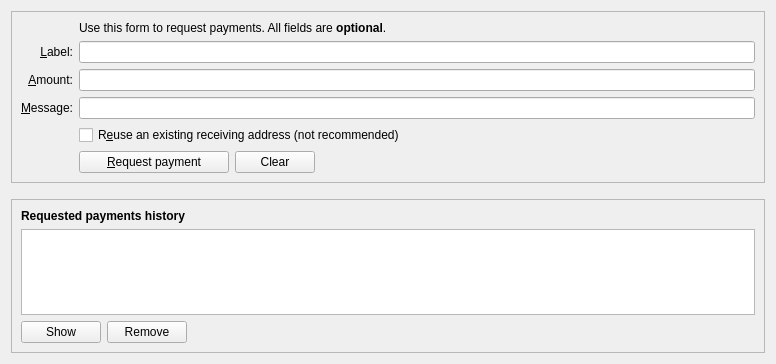
<?xml version="1.0" encoding="UTF-8"?>
<ui version="4.0">
 <class>ReceiveCoinsDialog</class>
 <widget class="QWidget" name="ReceiveCoinsDialog">
  <property name="geometry">
   <rect>
    <x>0</x>
    <y>0</y>
    <width>776</width>
    <height>364</height>
   </rect>
  </property>
  <layout class="QVBoxLayout" name="verticalLayout" stretch="0,0,1">
   <item>
   <widget class="QFrame" name="frame2">
    <property name="sizePolicy">
      <sizepolicy hsizetype="Preferred" vsizetype="Expanding">
        <horstretch>0</horstretch>
        <verstretch>0</verstretch>
      </sizepolicy>
    </property>
    <property name="frameShape">
      <enum>QFrame::StyledPanel</enum>
    </property>
    <property name="frameShadow">
      <enum>QFrame::Sunken</enum>
    </property>
    <layout class="QVBoxLayout" name="verticalLayout_3">
    <item>
    <layout class="QGridLayout" name="gridLayout">
     <item row="7" column="2">
      <widget class="QCheckBox" name="reuseAddress">
       <property name="toolTip">
        <string>Reuse one of the previously used receiving addresses. Reusing addresses has security and privacy issues. Do not use this unless re-generating a payment request made before.</string>
       </property>
       <property name="text">
        <string>R&amp;euse an existing receiving address (not recommended)</string>
       </property>
      </widget>
     </item>
     <item row="7" column="0">
      <widget class="QLabel" name="label_4">
       <property name="text">
        <string/>
       </property>
      </widget>
     </item>
     <item row="6" column="0">
      <widget class="QLabel" name="label_3">
       <property name="toolTip">
        <string>An optional message to attach to the payment request, which will be displayed when the request is opened. Note: The message will not be sent with the payment over the Kryptohash network.</string>
       </property>
       <property name="text">
        <string>&amp;Message:</string>
       </property>
       <property name="alignment">
        <set>Qt::AlignRight|Qt::AlignTrailing|Qt::AlignVCenter</set>
       </property>
       <property name="buddy">
        <cstring>reqMessage</cstring>
       </property>
      </widget>
     </item>
     <item row="4" column="2">
      <widget class="QLineEdit" name="reqLabel">
       <property name="toolTip">
        <string>An optional label to associate with the new receiving address.</string>
       </property>
      </widget>
     </item>
     <item row="6" column="2">
      <widget class="QLineEdit" name="reqMessage">
       <property name="toolTip">
        <string>An optional message to attach to the payment request, which will be displayed when the request is opened. Note: The message will not be sent with the payment over the Kryptohash network.</string>
       </property>
      </widget>
     </item>
     <item row="2" column="2">
      <widget class="QLabel" name="label_5">
       <property name="text">
        <string>Use this form to request payments. All fields are &lt;b&gt;optional&lt;/b&gt;.</string>
       </property>
      </widget>
     </item>
     <item row="4" column="0">
      <widget class="QLabel" name="label_2">
       <property name="toolTip">
        <string>An optional label to associate with the new receiving address.</string>
       </property>
       <property name="text">
        <string>&amp;Label:</string>
       </property>
       <property name="alignment">
        <set>Qt::AlignRight|Qt::AlignTrailing|Qt::AlignVCenter</set>
       </property>
       <property name="buddy">
        <cstring>reqLabel</cstring>
       </property>
      </widget>
     </item>
     <item row="5" column="0">
      <widget class="QLabel" name="label">
       <property name="toolTip">
        <string>An optional amount to request. Leave this empty or zero to not request a specific amount.</string>
       </property>
       <property name="text">
        <string>&amp;Amount:</string>
       </property>
       <property name="alignment">
        <set>Qt::AlignRight|Qt::AlignTrailing|Qt::AlignVCenter</set>
       </property>
       <property name="buddy">
        <cstring>reqAmount</cstring>
       </property>
      </widget>
     </item>
     <item row="5" column="2">
      <widget class="BitcoinAmountField" name="reqAmount">
       <property name="minimumSize">
        <size>
         <width>80</width>
         <height>0</height>
        </size>
       </property>
       <property name="toolTip">
        <string>An optional amount to request. Leave this empty or zero to not request a specific amount.</string>
       </property>
      </widget>
     </item>
    <item row="8" column="2">
    <layout class="QHBoxLayout" name="horizontalLayout">
     <item>
      <widget class="QPushButton" name="receiveButton">
       <property name="minimumSize">
        <size>
         <width>150</width>
         <height>0</height>
        </size>
       </property>
       <property name="text">
        <string>&amp;Request payment</string>
       </property>
       <property name="icon">
        <iconset resource="../kryptohash.qrc">
         <normaloff>:/icons/receiving_addresses</normaloff>:/icons/receiving_addresses</iconset>
       </property>
      </widget>
     </item>
     <item>
      <widget class="QPushButton" name="clearButton">
       <property name="sizePolicy">
        <sizepolicy hsizetype="Minimum" vsizetype="Fixed">
         <horstretch>0</horstretch>
         <verstretch>0</verstretch>
        </sizepolicy>
       </property>
       <property name="toolTip">
        <string>Clear all fields of the form.</string>
       </property>
       <property name="text">
        <string>Clear</string>
       </property>
       <property name="icon">
        <iconset resource="../kryptohash.qrc">
         <normaloff>:/icons/remove</normaloff>:/icons/remove</iconset>
       </property>
       <property name="autoRepeatDelay">
        <number>300</number>
       </property>
       <property name="autoDefault">
        <bool>false</bool>
       </property>
      </widget>
     </item>
     <item>
      <spacer name="horizontalSpacer">
       <property name="orientation">
        <enum>Qt::Horizontal</enum>
       </property>
       <property name="sizeHint" stdset="0">
        <size>
         <width>40</width>
         <height>20</height>
        </size>
       </property>
      </spacer>
     </item>
    </layout>
     </item>
     <item row="8" column="0">
      <widget class="QLabel" name="label_7">
       <property name="text">
        <string/>
       </property>
      </widget>
     </item>
    </layout>
   </item>
   </layout>
   </widget>
   </item>
   <item>
    <spacer name="verticalSpacer_2">
     <property name="orientation">
      <enum>Qt::Vertical</enum>
     </property>
     <property name="sizeHint" stdset="0">
      <size>
       <width>20</width>
       <height>10</height>
      </size>
     </property>
    </spacer>
   </item>
   <item>
    <widget class="QFrame" name="frame">
     <property name="sizePolicy">
      <sizepolicy hsizetype="Preferred" vsizetype="Expanding">
       <horstretch>0</horstretch>
       <verstretch>0</verstretch>
      </sizepolicy>
     </property>
     <property name="frameShape">
      <enum>QFrame::StyledPanel</enum>
     </property>
     <property name="frameShadow">
      <enum>QFrame::Raised</enum>
     </property>
     <layout class="QVBoxLayout" name="verticalLayout_2">
      <item>
       <widget class="QLabel" name="label_6">
        <property name="font">
         <font>
          <weight>75</weight>
          <bold>true</bold>
         </font>
        </property>
        <property name="text">
         <string>Requested payments history</string>
        </property>
       </widget>
      </item>
      <item>
       <widget class="QTableView" name="recentRequestsView">
        <property name="contextMenuPolicy">
         <enum>Qt::CustomContextMenu</enum>
        </property>
        <property name="tabKeyNavigation">
         <bool>false</bool>
        </property>
        <property name="sortingEnabled">
         <bool>true</bool>
        </property>
       </widget>
      </item>
      <item>
       <layout class="QHBoxLayout" name="horizontalLayout_2">
        <item>
         <widget class="QPushButton" name="showRequestButton">
          <property name="toolTip">
           <string>Show the selected request (does the same as double clicking an entry)</string>
          </property>
          <property name="text">
           <string>Show</string>
          </property>
          <property name="icon">
           <iconset resource="../kryptohash.qrc">
            <normaloff>:/icons/edit</normaloff>:/icons/edit</iconset>
          </property>
         </widget>
        </item>
        <item>
         <widget class="QPushButton" name="removeRequestButton">
          <property name="toolTip">
           <string>Remove the selected entries from the list</string>
          </property>
          <property name="text">
           <string>Remove</string>
          </property>
          <property name="icon">
           <iconset resource="../kryptohash.qrc">
            <normaloff>:/icons/remove</normaloff>:/icons/remove</iconset>
          </property>
         </widget>
        </item>
        <item>
         <spacer name="horizontalSpacer_2">
          <property name="orientation">
           <enum>Qt::Horizontal</enum>
          </property>
          <property name="sizeHint" stdset="0">
           <size>
            <width>40</width>
            <height>20</height>
           </size>
          </property>
         </spacer>
        </item>
       </layout>
      </item>
     </layout>
    </widget>
   </item>
  </layout>
 </widget>
 <customwidgets>
  <customwidget>
   <class>BitcoinAmountField</class>
   <extends>QLineEdit</extends>
   <header>kryptohashamountfield.h</header>
  </customwidget>
 </customwidgets>
 <tabstops>
  <tabstop>reqLabel</tabstop>
  <tabstop>reqAmount</tabstop>
  <tabstop>reqMessage</tabstop>
  <tabstop>reuseAddress</tabstop>
  <tabstop>receiveButton</tabstop>
  <tabstop>clearButton</tabstop>
  <tabstop>recentRequestsView</tabstop>
  <tabstop>showRequestButton</tabstop>
  <tabstop>removeRequestButton</tabstop>
 </tabstops>
 <resources>
  <include location="../kryptohash.qrc"/>
 </resources>
 <connections/>
</ui>
